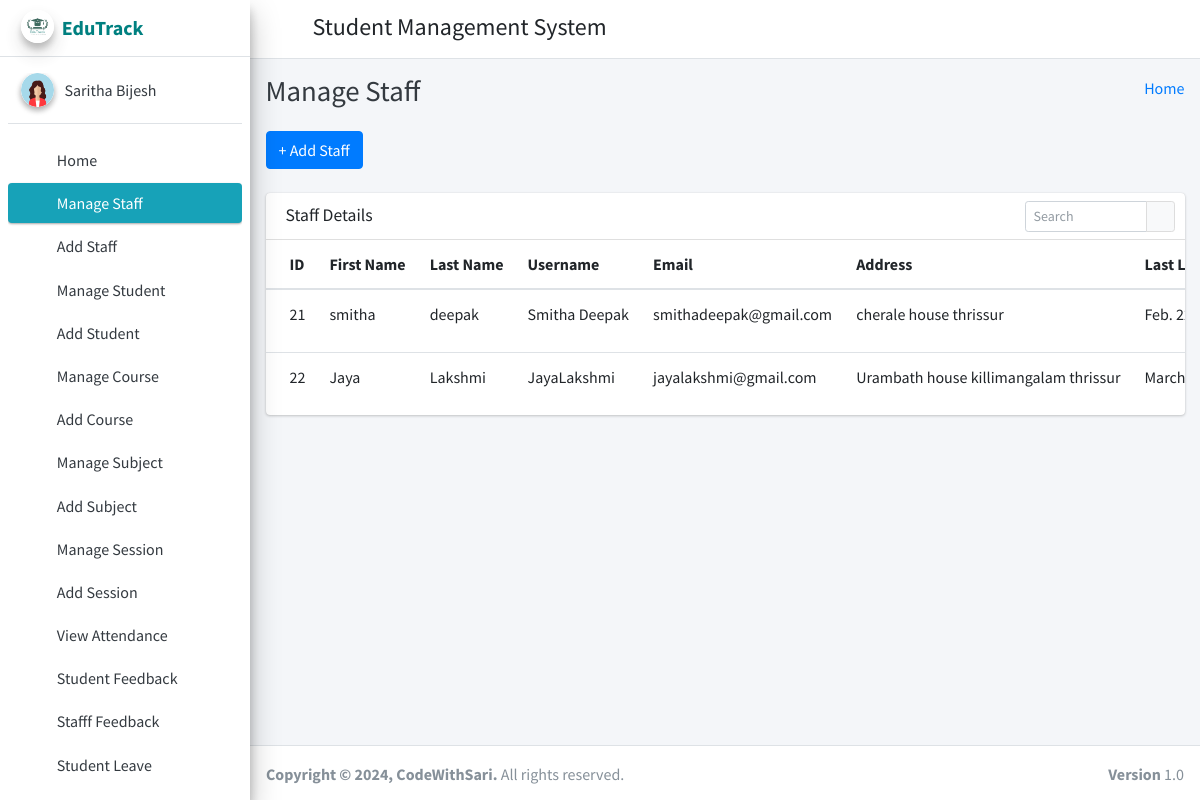
The app's page /manage_staff/ (signed in) with its own data.
### student_management_app/models.py (models this page shows)
class CustomUser(AbstractUser):
    user_type_data = ((1, "HOD"), (2, "Staff"), (3, "Student"))
    user_type = models.CharField(default=1, choices=user_type_data, max_length=10)

class Staffs(models.Model):
    id = models.AutoField(primary_key=True)
    admin = models.OneToOneField(CustomUser, on_delete=models.CASCADE)
    address = models.TextField()
    created_at = models.DateTimeField(auto_now_add=True)
    updated_at = models.DateTimeField(auto_now=True)
    objects = models.Manager()

### student_management_app/HodViews.py (the view)
# urls.py: path('manage_staff/', HodViews.manage_staff, name="manage_staff"),
def manage_staff(request):
    staffs = Staffs.objects.all()
    context = {
        "staffs": staffs
    }
    return render(request, "hod_template/manage_staff_template.html", context)

### student_management_app/LoginCheckMiddleWare.py (called while the page is built, shortened)
    def process_view(self, request, view_func, view_args, view_kwargs):
        modulename = view_func.__module__
        user = request.user
        if user.is_authenticated:
            if user.user_type == "1":
                if modulename == "student_management_app.HodViews":
                    pass
                elif modulename == "student_management_app.views" or modulename == "django.views.static":
                    pass
                else:
                    return redirect("admin_home")
            else:
                return redirect("login")
        else:
            if request.path == reverse("login") or request.path == reverse("doLogin"):
                pass
            else:
                return redirect("login")

### student_management_app/templates/hod_template/manage_staff_template.html (shortened to what this page needs)
{% extends 'hod_template/base_template.html' %}
{% block page_title %}
    Manage Staff
{% endblock page_title %}
{% block main_content %}
{% load static %}
<section class="content">
        <div class="container-fluid">
            <a class="btn btn-primary" href="{% url 'add_staff' %}" role="button">+ Add Staff</a> <br/>&nbsp;
            <div class="row">
                <div class="col-md-12">
                    <div class="card">
                        <div class="card-header">
                            <h3 class="card-title">Staff Details</h3>
                            <div class="card-tools">
                            <div class="input-group input-group-sm" style="width: 150px;">
                                <input type="text" name="table_search" class="form-control float-right" placeholder="Search">
                                <div class="input-group-append">
                                <button type="submit" class="btn btn-default"><i class="fas fa-search"></i></button>
                                </div>
                            </div>
                            </div>
                        </div>
                        <div class="card-body table-responsive p-0">
                            <table class="table table-hover text-nowrap">
                            <thead>
                                <tr>
                                <th>ID</th>
                                <th>First Name</th>
                                <th>Last Name</th>
                                <th>Username</th>
                                <th>Email</th>
                                <th>Address</th>
                                <th>Last Login</th>
                                </tr>
                            </thead>
                            <tbody>
                                {% for staff in staffs %}
                                <tr>
                                <td>{{ staff.admin.id }}</td>
                                <td>{{ staff.admin.first_name }}</td>
                                <td>{{ staff.admin.last_name }}</td>
                                <td>{{ staff.admin.username }}</td>
                                <td>{{ staff.admin.email }}</td>
                                <td>{{ staff.address }}</td>
                                <td>{{ staff.admin.last_login }}</td>
                                </tr>
                                {% endfor %}
                            </tbody>
                            </table>
                        </div>
                        </div>
                </div>
            </div>
        </div>
      </section>
  {% endblock main_content %}

### student_management_app/templates/hod_template/sidebar_template.html (shortened to what this page needs)
{% load static %}
<aside class="main-sidebar sidebar-light-info elevation-4">
      <a href="{% url 'admin_home' %}" class="brand-link">
        <img src="{% static 'dist/img/edutracklogo.jpeg' %}" alt="EduTrackLogo" class="brand-image img-circle elevation-3"
            style="opacity: .8">
        <span class="brand-text font-weight-bold" style="color: teal;">EduTrack</span>
      </a>
      <div class="sidebar">
        <div class="user-panel mt-3 pb-3 mb-3 d-flex">
          <div class="image">
            <img src="{% static 'dist/img/profpicgirl1.png' %}" class="img-circle elevation-2" alt="User Image">
          </div>
          <div class="info">
            <a href="{% url 'admin_profile' %}" class="d-block">{{ user.first_name }} {{ user.last_name }}</a>
          </div>
        </div>
        <nav class="mt-2">
          <ul class="nav nav-pills nav-sidebar flex-column" data-widget="treeview" role="menu" data-accordion="false">
            <li class="nav-item">
              {% url 'admin_home' as admin_home %}
              <a href="{{ admin_home }}" class="nav-link {% if request.path == admin_home %} active {% endif %}">
                <i class="nav-icon fas fa-tachometer-alt"></i>
                <p>
                  Home
                </p>
              </a>
            </li>
            <li class="nav-item">
              {% url 'manage_staff' as manage_staff %}
              {% url 'edit_staff' staff_id=id as edit_staff %}
              <a href="{{ manage_staff }}" class="nav-link {% if request.path == manage_staff %} active {% endif %} {% if request.path == edit_staff %} active {% endif %}">
                <i class="nav-icon fas fa-chalkboard-teacher"></i>
                <p>
                  Manage Staff
                </p>
              </a>
            </li>
            <li class="nav-item">
              {% url 'add_staff' as add_staff %}
              <a href="{{ add_staff }}" class="nav-link {% if request.path == add_staff %} active {% endif %}">
                <i class="nav-icon fas fa-th"></i>
                <p>
                  Add Staff
                </p>
              </a>
            </li>
            <li class="nav-item">
              {% url 'manage_student' as manage_student %}
              {% url 'edit_student' student_id=id as edit_student %}
              <a href="{{ manage_student }}" class="nav-link {% if request.path == manage_student %} active {% endif %} {% if request.path == edit_student %} active {% endif %}">
                <i class="nav-icon fas fa-user-graduate"></i>
                <p>
                  Manage Student
                </p>
              </a>
            </li>
            <li class="nav-item">
              {% url 'add_student' as add_student %}
              <a href="{{ add_student }}" class="nav-link {% if request.path == add_student %} active {% endif %}">
                <i class="nav-icon fas fa-th"></i>
                <p>
                  Add Student
                </p>
              </a>
            </li>
            <li class="nav-item">
              {% url 'manage_course' as manage_course %}
              {% url 'edit_course' course_id=id as edit_course %}
              <a href="{{ manage_course }}" class="nav-link {% if request.path == manage_course %} active {% endif %} {% if request.path == edit_course %} active {% endif %}">
                <i class="nav-icon fas fa-chalkboard"></i>
                <p>
                  Manage Course
                </p>
              </a>
            </li>
            <li class="nav-item">
            {% url 'add_course' as add_course %}
              <a href="{{ add_course }}" class="nav-link {% if request.path == add_course %} active {% endif %}">
                <i class="nav-icon fas fa-th"></i>
                <p>
                  Add Course
                </p>
              </a>
            </li>
            <li class="nav-item">
              {% url 'manage_subject' as manage_subject %}
              {% url 'edit_subject' subject_id=id as edit_subject %}
              <a href="{{ manage_subject }}" class="nav-link {% if request.path == manage_subject %} active {% endif %} {% if request.path == edit_subject %} active {% endif %}">
                <i class="nav-icon fas fa-book"></i>
                <p>
                  Manage Subject
                </p>
              </a>
            </li>
            <li class="nav-item">
              {% url 'add_subject' as add_subject %}
              <a href="{{ add_subject }}" class="nav-link {% if request.path == add_subject %} active {% endif %}">
                <i class="nav-icon fas fa-th"></i>
                <p>
                  Add Subject
                </p>
              </a>
            </li>
            <li class="nav-item">
              {% url 'manage_session' as manage_session %}
              {% url 'edit_session' session_id=id as edit_session %}
              <a href="{{ manage_session }}" class="nav-link {% if request.path == manage_session %} active {% endif %} {% if request.path == edit_session %} active {% endif %}">
                <i class="nav-icon fas fa-graduation-cap"></i>
                <p>
                  Manage Session
                </p>
              </a>
            </li>
            <li class="nav-item">
              {% url 'add_session' as add_session %}
              <a href="{{ add_session }}" class="nav-link {% if request.path == add_session %} active {% endif %}">
                <i class="nav-icon fas fa-th"></i>
                <p>
                  Add Session
                </p>
              </a>
            </li>
            <li class="nav-item">
              {% url 'admin_view_attendance' as admin_view_attendance %}
              <a href="{{ admin_view_attendance }}" class="nav-link {% if request.path == admin_view_attendance %} active {% endif %}">
                <i class="nav-icon fas fa-calendar-alt"></i>
                <p>
                  View Attendance
                </p>
              </a>
            </li>
            <li class="nav-item">
              {% url 'student_feedback_message' as student_feedback_message %}
              <a href="{{ student_feedback_message }}" class="nav-link {% if request.path == student_feedback_message %} active {% endif %}">
                <i class="nav-icon fas fa-th"></i>
                <p>
                  Student Feedback
                </p>
              </a>
            </li>
            <li class="nav-item">
              {% url 'staff_feedback_message' as staff_feedback_message %}
              <a href="{{ staff_feedback_message }}" class="nav-link {% if request.path == staff_feedback_message %} active {% endif %}">
                <i class="nav-icon fas fa-th"></i>
                <p>
                  Stafff Feedback
                </p>
              </a>
            </li>
            <li class="nav-item">
              {% url 'student_leave_view' as student_leave_view %}
              <a href="{{ student_leave_view }}" class="nav-link {% if request.path == student_leave_view %} active {% endif %}">
                <i class="nav-icon fas fa-th"></i>
                <p>
                  Student Leave
                </p>
              </a>
            </li>
            <li class="nav-item">
              {% url 'staff_leave_view' as staff_leave_view %}
              <a href="{{ staff_leave_view }}" class="nav-link {% if request.path == staff_leave_view %} active {% endif %}">
                <p>
                </p>
              </a>
            </li>
          </ul>
        </nav>
      </div>
    </aside>

### records on screen
CustomUser: first_name "Saritha", last_name "Bijesh"
Staffs: admin.id "21", admin.first_name "smitha", admin.last_name "deepak", admin.username "Smitha Deepak", admin.email "smithadeepak@gmail.com", address "cherale house thrissur", admin.last_login "Feb.…"
Staffs: admin.id "22", admin.first_name "Jaya", admin.last_name "Lakshmi", admin.username "JayaLakshmi", admin.email "jayalakshmi@gmail.com", address "Urambath house killimangalam thrissur", admin.last_login "March…"
